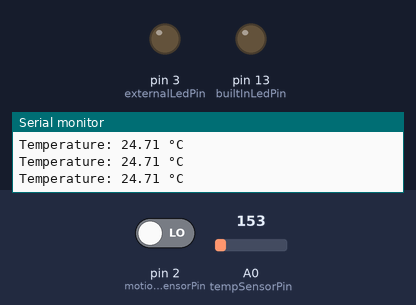
Recording of a sketch running on a simulated Arduino Uno, built with avr-gcc and run on an emulated ATmega328P. Parts: output pins drawn as LEDs (lit = HIGH), the last lines printed to the serial monitor. Inputs (shaded band) come from the test bench; at power-on: pin 2 (motionSensorPin) LOW, A0 (tempSensorPin) = 153.

Above: at 1.3 s.
1.4 s: pin 2 (motionSensorPin) driven HIGH
At 1.9 s:
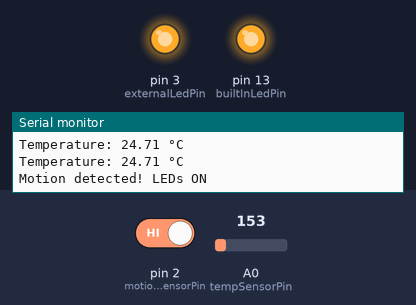
Timing chart, 0 to 4.4 s (numbered marks = the images above; inputs shaded):
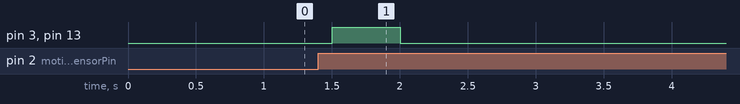

Measured:
- after the input at 1.4 s, pin 3 (externalLedPin), pin 13 (builtInLedPin): LOW → HIGH after 0.10 s, → LOW 0.50 s later

The sketch:

TASK_1.3C.ino
```cpp
// Define pin connections
const int motionSensorPin = 2;  // HC-SR505 digital output pin
const int tempSensorPin = A0;   // TMP36 analog output pin
const int builtInLedPin = LED_BUILTIN; // Built-in LED pin
const int externalLedPin = 3;   // External LED pin

volatile bool motionDetected = false;
float temperature = 0.0;

void motionISR() {
  motionDetected = true;
}
void setup() {
  pinMode(motionSensorPin, INPUT); // Set motion sensor as input
  pinMode(builtInLedPin, OUTPUT);  // Set built-in LED as output
  pinMode(externalLedPin, OUTPUT); // Set external LED as output
  Serial.begin(9600);              // Initialize serial monitor

  attachInterrupt(digitalPinToInterrupt(motionSensorPin), motionISR, RISING);
}
void loop() {
  // Read temperature sensor value
  int sensorValue = analogRead(tempSensorPin);
  temperature = (sensorValue * 5.0 / 1024.0 - 0.5) * 100.0; // Convert to Celsius
  Serial.print("Temperature: ");
  Serial.print(temperature);
  Serial.println(" °C");

  if (motionDetected) {
    digitalWrite(builtInLedPin, HIGH); // Turn on built-in LED if motion is detected
    digitalWrite(externalLedPin, HIGH); // Turn on external LED if motion is detected
    Serial.println("Motion detected! LEDs ON");
    motionDetected = false;
  }

  delay(500); // Small delay to avoid rapid state changes
  digitalWrite(builtInLedPin, LOW); // Turn off built-in LED after delay
  digitalWrite(externalLedPin, LOW); // Turn off external LED after delay
}
```
